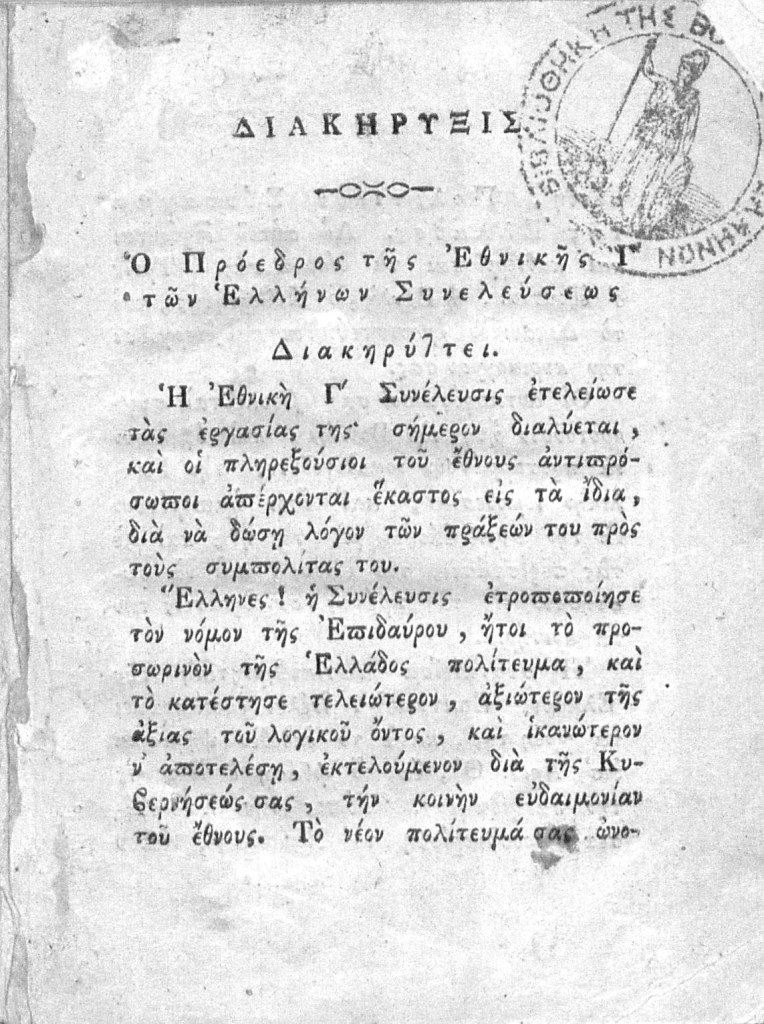
%> input picture Troizina 1827.jpg, 764 x 1024 px
$ octave main.m   (GNU Octave 9; MATLAB toolbox functions it lacks are replaced by stand-ins)
%> lines starting %> are read from the running program, lines starting %| are printed output that depends on the picture; in (x1, y1, x2, y2) boxes, pixels count from 0 and x2, y2 are one past the last pixel; in counts of white or black regions, pixels touching at a corner belong together; the program's own positions count from 1
### any_image_to_grayscale_func.m
function I=any_image_to_grayscale_func(ImageFilename)

% get the image data and the colormap (if exists)
[X,Map]=imread(ImageFilename);

% get the image dimensions
ImSize=size(X);

if length(ImSize)>2 % if it is a truecolor image...
  I=rgb2gray(X); ... then convert it to grayscale

elseif isempty(Map) % if there is no associated colormap...
  I=X; % ... then the image is already grayscale

else % if there is an associate colormap...
  I=ind2gray(X,Map); % ... convert to grayscale using the colormap
  if max(max(I))<=1 % if the graylevel values are between 0..1
    I=uint8(I*255); % ... then convert them to 0..255
  end
end

% the function returns the array I

### main.m
clc;
clear;
close all;

% ------------------------------------------------------
%                   PART A MAIN
% ------------------------------------------------------

% --- INIT
if exist('OCTAVE_VERSION', 'builtin')>0
    % If in OCTAVE load the image package
    warning off;
    pkg load image;
    warning on;
end

% ------------------------------------------------------
%   LOAD AND SHOW THE IMAGE + CONVERT TO BLACK-AND-WHITE
% ------------------------------------------------------

% --- Step A1
% read the original RGB image
Filename='Troizina 1827.jpg';
I=imread(Filename);
%> I is the input picture: size 1024x764x3 uint8; min 5, max 255, mean 221.9

% show it (Eikona 1)
figure;
image(I);
axis image off;
colormap(gray(256));

% --- Step A2
% convert the image to grayscale
A=any_image_to_grayscale_func('Troizina 1827.jpg');
%> in any_image_to_grayscale_func, `[X,Map]=imread(ImageFilename);`: Map = []

% apply gamma correction (a value of 1.0 doesn't change the image)
GammaValue=1.0;
A=imadjust(A,[],[],GammaValue);

% show the grayscale image (Eikona 2)
figure;
image(A);
colormap(gray(256));
axis image off;
title('Grayscale image');

% --- Step A3
% convert the grayscale image to black-and-white using Otsu's method
Threshold= graythresh(A);
%> Threshold = 0.682
BW = imbinarize(A,Threshold);
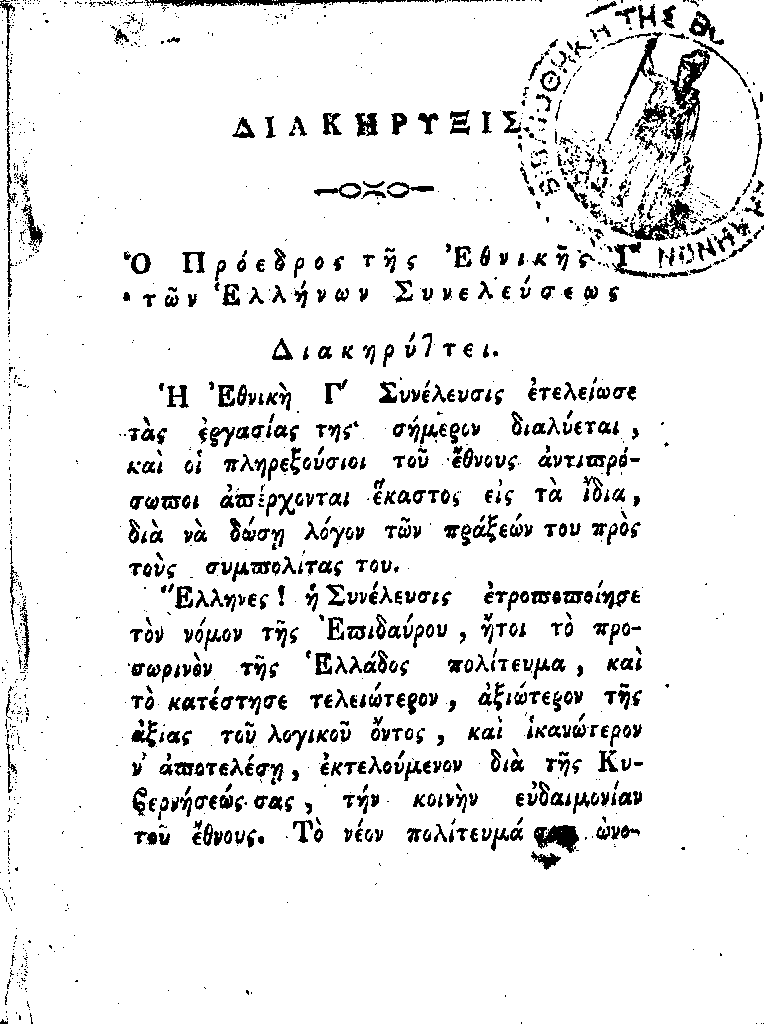
%> BW: size 1024x764 logical; 91.5% white; 1689 black regions (1007 under 20 px), largest, box (x1, y1, x2, y2) and area: (635, 49, 710, 163) 2154, (611, 199, 694, 241) 1080, (145, 0, 406, 7) 946
imwrite(BW, 'images/bw.png');
% show the black-and-white image (Eikona 3)
figure;
image(BW);
colormap(gray(2));
axis image;
set(gca,'xtick',[],'ytick',[]);
title('Binary image');

% ------------------------------------------------------
%CLEAN THE IMAGE
% ------------------------------------------------------

% --- Step A4
% making morphological operations to clean the image

% ------------------------------------------------------
%                   DILATING THE IMAGE
% ------------------------------------------------------


se_dil = strel('disk', 4); % creating a structuring element
clean_im = ~imdilate(~BW, se_dil); % dilating the image using the dilation structuring element

% showing the dilated image
figure;
image(clean_im);
colormap(gray(2));
axis image;
set(gca,'xtick',[],'ytick',[]);

print(gcf, '-r300', '-dpng', 'images/dil.png');

% ------------------------------------------------------------------------------------------
%           FINDING THE BIGGEST CONNECTED COMPONENT AND REMOVING IT
% ------------------------------------------------------------------------------------------

clean_im = ~remove_bigComp(~clean_im);
%> in remove_bigComp, `conn_comps = bwconncomp(bw, 8);`: conn_comps = 276 connected components
%> in remove_bigComp, `cc_areas = regionprops(conn_comps, 'Area');`: cc_areas = 276 regions; largest, Area: 36984, 8804, 6618, 6190, 5429
%> the loop in max_comp, `for i=1:length(cc_areas)` made 276 passes
%> (max_area, max_component) on pass 1: (6190, 1)
%> after the loop in max_comp, `for i=1:length(cc_areas)`: max_area = 36984; max_component = 224

% showing the image with the removed stamp
figure;
image(clean_im);
colormap(gray(2));
axis image;
set(gca,'xtick',[],'ytick',[]);

print(gcf, '-r300', '-dpng', 'images/stmpRem.png');


% ------------------------------------------------------------------------------------------
%                     ADDING PADDING AND THEN REMOVING THE BORDER WITH
%                    THE SAME LOGIC AS IT WILL THEN BE THE BIGGEST COMPONENT
% ------------------------------------------------------------------------------------------

clean_im = padarray(clean_im, [20 20], 0); % adding padding to the image
imwrite(clean_im, 'images/pad.png');

se_dil = strel('disk', 2); % creating a structuring element
clean_im = ~imdilate(~clean_im, se_dil); % dilating the image a little bit for the border to connect
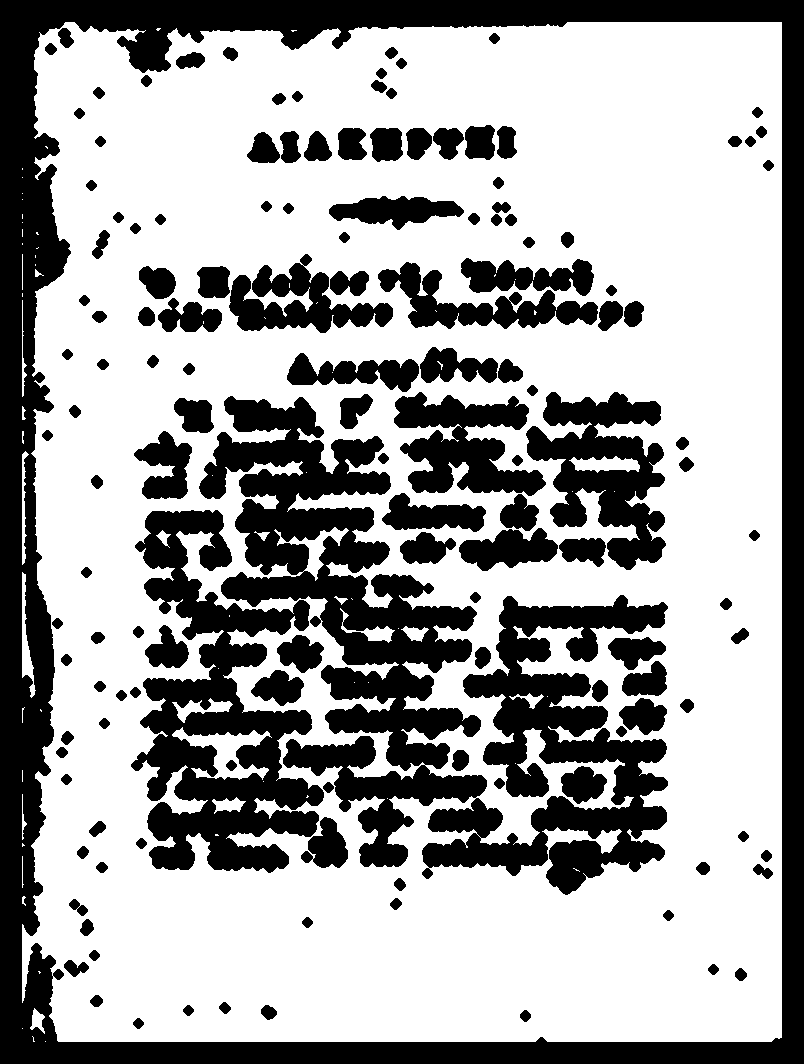
%> clean_im: size 1064x804 logical; 64.7% white; 143 black regions, largest, box (x1, y1, x2, y2) and area: (0, 0, 804, 1064) 106435, (199, 396, 668, 895) 77382, (131, 510, 324, 873) 31182

 % showing the image with the padding
figure;
image(clean_im);
colormap(gray(2));
axis image;
set(gca,'xtick',[],'ytick',[]);

print(gcf, '-r300', '-dpng', 'images/er_enhance_pad.png');

% removing the border with the function remove_bigComp
clean_im = ~remove_bigComp(~clean_im);
%> in remove_bigComp (call 2), `cc_areas = regionprops(conn_comps, 'Area');`: cc_areas = 143 regions; largest, Area: 106435, 77382, 31182, 12597, 8793
%> the loop in max_comp (call 2), `for i=1:length(cc_areas)` made 143 passes
%> (max_area, max_component) on pass 1: (106435, 1)

[rows, cols, ~] = size(clean_im);
clean_im = imcrop(clean_im, [20 20 cols-40 rows-40]);

% showing the image with the removed padding
figure;
image(clean_im);
colormap(gray(2));
axis image;
set(gca,'xtick',[],'ytick',[]);

print(gcf, '-r300', '-dpng', 'images/bord_rem.png')

% ------------------------------------------------------------------------------------------
%                          ERODING THE IMAGE TO REMOVE THE NOISE
% ------------------------------------------------------------------------------------------

se_er = strel('disk', 8); % creating a structuring element
clean_im = ~imerode(~clean_im, se_er); % eroding the image using the eroding structuring element

% showing the image after the eroding
figure;
image(clean_im);
colormap(gray(2));
axis image;
set(gca,'xtick',[],'ytick',[]);

print(gcf, '-r300', '-dpng', 'images/noise_rem.png')

% ------------------------------------------------------------------------------------------
%                          DILATING THE IMAGE TO ENHANCE THE WORDS
% ------------------------------------------------------------------------------------------

se_dil = strel('disk', 3); % creating a structuring element
clean_im = ~imdilate(~clean_im, se_dil); % dilating the image using the dilating structuring element

 % showing the image after the dilating
figure;
image(clean_im);
colormap(gray(2));
axis image;
set(gca,'xtick',[],'ytick',[]);

print(gcf, '-r300', '-dpng', 'images/enhance_words.png')

% ------------------------------------------------------------------------------------------
%                       REMOVING THE PART THAT IS IN BETWEEN ΤΗΕ TITLE AND
%                       SUBTITLE
% ------------------------------------------------------------------------------------------

[rows, cols] = size(clean_im); % getting the metrics of the image

mask = ones(rows, cols); % creating a mask that has ones and is the same size as the image

% making the mask so that it removes the part in between
mask(round(rows/6):round(rows/4.7),:) = 0;

clean_im = immultiply(~clean_im,mask); % multiplying the original image with the mask so that the every part except the upper half is erased

figure;
image(~clean_im);
colormap(gray(2));
axis image;
set(gca,'xtick',[],'ytick',[]);
print(gcf, '-r300', '-dpng', 'images/removed_part.png')


% ------------------------------------------------------
% WORD SEGMENTATION
% ------------------------------------------------------
% --- Step A5

% make morphological operations for word segmentation ...

title_mask = zeros(rows, cols); % creating a mask that has zeros and is the same size as the image
title_mask(1:round(0.5*rows/3),:) = 1; % cutting the mask to show only the title

title = immultiply(clean_im,title_mask); % multiplying the original image with the mask so that the every part except the upper half is erased

figure;
image(~title);
colormap(gray(2));
axis image;
set(gca,'xtick',[],'ytick',[]);

print(gcf, '-r300', '-dpng','images/onlytitle.png')

subtitle_mask = zeros(rows, cols); % mask of zeros
subtitle_mask(round(0.5*rows/3):round(rows/3),:) = 1; % replacing with ones the subtitle part

subtitle = immultiply(clean_im, subtitle_mask); % applying the mask

figure;
image(~subtitle);
colormap(gray(2));
axis image;
set(gca,'xtick',[],'ytick',[]);

print(gcf, '-r300', '-dpng','images/onlysub.png');

subtitle2_mask = zeros(rows, cols); % mask of zeros
subtitle2_mask(round(rows/3):380,:) = 1; % replacing with ones the subtitle part

subtitle2 = immultiply(clean_im, subtitle2_mask); % applying the mask

figure;
image(~subtitle2);
colormap(gray(2));
axis image;
set(gca,'xtick',[],'ytick',[]);

print(gcf, '-r300', '-dpng','images/onlysub2.png');

% dilating the cropped images
se_dil = strel('line',25, 0); % creating a structuring element of line
title = imdilate(title, se_dil); % dilating the title

se_dil = strel('line', 15, 0); % creating a structuring element of line
subtitle = imdilate(subtitle, se_dil); % dilating the subtitle

se_dil = strel('line', 28, 0); % creating a structuring element of line
subtitle2 = imdilate(subtitle2, se_dil); % dilating the subtitle

figure;
image(~title);
colormap(gray(2));
axis image;
set(gca,'xtick',[],'ytick',[]);

print(gcf, '-r300', '-dpng', 'images/only_title_dilated.png')


figure;
image(~subtitle);
colormap(gray(2));
axis image;
set(gca,'xtick',[],'ytick',[]);
print(gcf, '-r300', '-dpng', 'images/subonly_title_dilated.png')

figure;
image(~subtitle2);
colormap(gray(2));
axis image;
set(gca,'xtick',[],'ytick',[]);
print(gcf, '-r300', '-dpng', 'images/subonly2_title_dilated.png')

% adding cropped images to the original image
im = clean_im | title; % adding the dilated title
im = im | subtitle; % adding the dilated subtitle
im = im | subtitle2; % adding the last subtitle

figure;
image(~im);
colormap(gray(2));
axis image;
set(gca,'xtick',[],'ytick',[]);

print(gcf, '-r300', '-dpng', 'images/title_dilated.png');


im(445:455,:) = 0; % cutting the connections between lines in a certain spot

figure;
image(~im);
colormap(gray(2));
axis image;
set(gca,'xtick',[],'ytick',[]);
print(gcf, '-r300', '-dpng', 'images/image_seg.png');

% find the connected components (using bwlabel)

labels = bwlabel(im, 4); % finding all the connected components with connectivity=4
label4_num = max(labels(:)) % number of labels found
%> label4_num = 98

labels8 = bwlabel(im, 8);
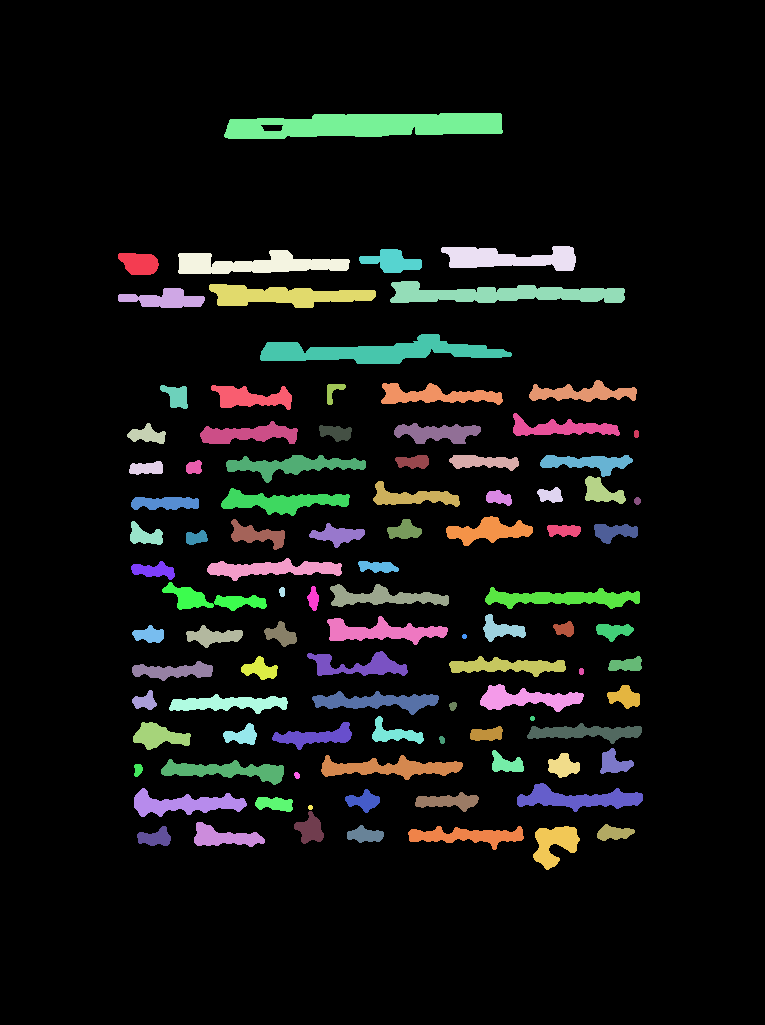
%> labels8: size 1025x765 double; 98 distinct labels, from 0 to 97; one colour per label, 0 black
label8_num = max(labels(:))
%> label8_num = 98

figure;
image(label2rgb(labels, 'lines'))
axis image;
set(gca,'xtick',[],'ytick',[]);
print(gcf, '-r300', '-dpng', 'images/labels.png');

% figure;
% image(label2rgb(labels8, 'lines'))
% axis image;
% set(gca,'xtick',[],'ytick',[]);
% print(gcf, '-r300', '-dpng', 'images/labels8.png');

% ------------------------------------------------------
% FINAL IMAGE WITH BOUNDING BOXES
% ------------------------------------------------------
% --- Step A6


% --- Store all the bounding boxes in an array R
R=[];
for i=1:label4_num
    [r,c]=find(labels==i);
    XY=[c r];
    x1=min(XY(:,1));
    y1=min(XY(:,2));
    x2=max(XY(:,1));
    y2=max(XY(:,2));
    R=[R;x1 y1 x2 y2]; % append to R the bounding box as [x1 y1 x2 y2]
end
%> this loop made 98 passes
%> (x1, y1, x2, y2) on passes 1, 4, 5, 6: (119, 254, 159, 275), (130, 462, 163, 475), (131, 522, 163, 545), (132, 498, 199, 510)
%> after the loop, R = 98 rows, first 8: [119 254 159 275; 119 289 205 308; 128 424 166 444; 130 462 163 475; 131 522 163 545; 132 498 199 510; 132 562 175 580; 133 626 164 643]

% -------------------------------------------------------------------------------------------
%                   ALTERING THE BOUNDING BOXES TO INCLUDE PUNCTUATION
%                   (Comment to see original bounding boxes)
% -------------------------------------------------------------------------------------------

R=[];
for i=1:label4_num
    [r,c]=find(labels==i);
    XY=[c r];
    x1=min(XY(:,1)) - 8;
    y1=min(XY(:,2)) - 8;
    x2=max(XY(:,1)) + 3;
    y2=max(XY(:,2));
    R=[R;x1 y1 x2 y2];
end
%> this loop made 98 passes
%> (x1, y1, x2, y2) on passes 1, 4, 5, 6: (111, 246, 162, 275), (122, 454, 166, 475), (123, 514, 166, 545), (124, 490, 202, 510)
%> after the loop, R = 98 rows, first 8: [111 246 162 275; 111 281 208 308; 120 416 169 444; 122 454 166 475; 123 514 166 545; 124 490 202 510; 124 554 178 580; 125 618 167 643]


% show word segmentation (Eikona 5)

% --- Draw the original image with the bounding boxes around the connected
% --- components
ColorMap=lines;
figure('color','w');
A=(I);
image(A); % NOTICE! the image is shown inverted
colormap(gray(256));
axis image;
set(gca,'xtick',[],'ytick',[]);
title('Bounding boxes');


for i=1:size(R,1)
    x1=R(i,1);
    y1=R(i,2);
    x2=R(i,3);
    y2=R(i,4);
    x = [x1-0.5 x2+0.5 x2+0.5 x1-0.5 x1-0.5];
    y = [y1-0.5 y1-0.5 y2+0.5 y2+0.5 y1-0.5];
    line(x, y, 'color',ColorMap(mod(i-1,7)+1,:),'linewidth',0.5);
end
%> this loop made 98 passes
%> (x1, y1, x2, y2, x, y) on passes 1 to 2: (111, 246, 162, 275, [110.5 162.5 162.5 110.5 110.5], [245.5 245.5 275.5 275.5 245.5]), (111, 281, 208, 308, [110.5 208.5 208.5 110.5 110.5], [280.5 280.5 308.5 308.5 280.5])
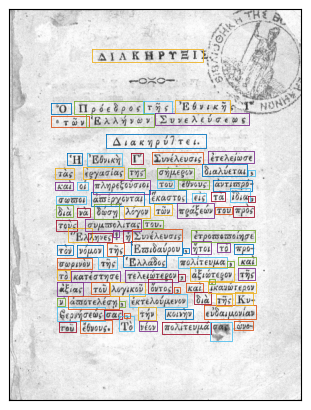
%> figure redrawn from the program's plot data

print(gcf, '-r300', '-dpng', 'images/final_improved.png');


% --- Step A7
% let suppose matrix R contains all the N bounding boxes in the form
% x11 y11 x12 y12
% x21 y21 x22 y22
% ...
% xN1 yN1 xN2 yN2
% then save the bounding boxes in a text file results.txt ...

%s=regionprops(labels,'BoundingBox'); % properties of the bounding boxes
%AllBoxes=cat(1,s.BoundingBox); % saving the metrics of every bounding box in a matrix
if exist('R','var')
     dlmwrite('results.txt',R,'\t');
 else
     error('Ooooops! There is no R variable!');
end


%----------------------------------------------------------
%                       FUNCTIONS
%----------------------------------------------------------

% this function takes the components of an image and returns the index of
% the index of the biggest component
function m = max_comp(cc_areas)
    max_area = 0;
    max_component = 0;
    for i=1:length(cc_areas)
      if cc_areas(i).Area > max_area
        max_area = cc_areas(i).Area;
        max_component = i;
      end
    end
    m = max_component;
end

% Given a binary image, this function removes the
% biggest connected component
function I = remove_bigComp(bw)

    conn_comps = bwconncomp(bw, 8); % finding all the connected components with connectivity = 4
    cc_areas = regionprops(conn_comps, 'Area'); % finding the area of all the connected components of the image

    % finding the index of the biggest component using the max_comp function
    max_idx = max_comp(cc_areas);

    % removing the biggest component from the image
    bw(conn_comps.PixelIdxList{max_idx}) = 0;
    I = bw;

end
